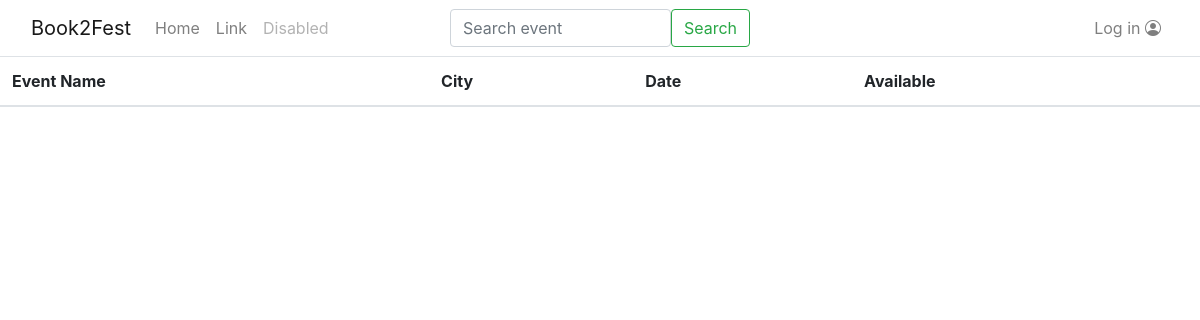
Page /book2fest/event/list on the earlier database version.
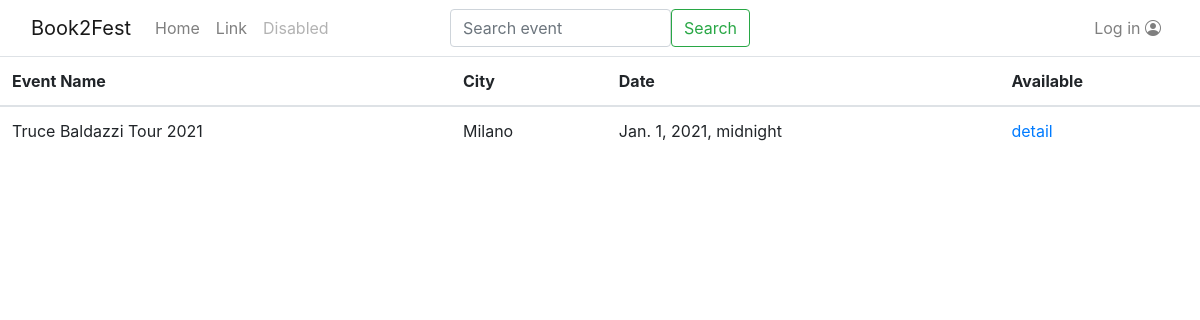
Same page on the later database version.
### book2fest/models.py (models this page shows, shortened)
class EventProfile(models.Model):
    user = models.OneToOneField(OrganizerProfile, related_name='event_user', on_delete=models.CASCADE)
    event_name = models.CharField(max_length=60)
    brief_description = models.TextField()
    description = models.TextField()
    artist_list = models.ManyToManyField(Artist)
    city = models.CharField(max_length=32)
    country = models.CharField(max_length=32)
    address = models.CharField(max_length=32)
    max_capacity = models.IntegerField()
    event_start = models.DateTimeField()
    event_end = models.DateTimeField()
    services = models.ManyToManyField(Service)      # An event has many services, a service can be offered by many events (m to n)

### book2fest/views.py (the view)
# urls.py: path('event/list', EventList.as_view(), name='event-list'),
class EventList(ListView):
    model = EventProfile
    template_name = "book2fest/event/list.html"

### book2fest/templates/book2fest/event/list.html (shortened to what this page needs)
{% extends 'base_list.html' %}
{% block thead %}
    <th>Event Name</th>
    <th>City</th>
    <th>Date</th>
    <th>Available</th>
{% endblock %}
{% block tbody %}
    {% for event in object_list  %}
        <tr>
            <td>{{ event.event_name }}</td>
            <td>{{ event.city }}</td>
            <td>{{ event.event_start }}</td>
            <td><a href="{% url 'book2fest:event-detail' event.pk %}">detail</a>
            </td>
        </tr>
    {% endfor %}
{% endblock %}

### templates/base_list.html (shortened to what this page needs)
{% extends 'base.html' %}
{% block content %}
    <h1>List: {% block content_title %}{% endblock %}</h1>
    <table class="table">
        <thead>
        <tr>
            {% block thead %}
            {% endblock %}
        </tr>
        </thead>
        <tbody>
        {% block tbody %}
        {% endblock %}
        </tbody>
    </table>
{% endblock %}

### templates/base.html (shortened to what this page needs)
{% load static %}
<!doctype html>
<html lang="en">
<head>
    <link rel="stylesheet"
          href="https://cdn.jsdelivr.net/npm/bootstrap@4.6.0/dist/css/bootstrap.min.css"
>
    <link rel="stylesheet" href="https://cdn.jsdelivr.net/npm/bootstrap-icons@1.5.0/font/bootstrap-icons.css">
    <link rel="stylesheet" href="{% static 'css/main.css' %}">
</head>
<body>
{% include 'navbar.html' %}
{% block content %}
{% endblock %}
</body>
</html>

### templates/navbar.html (shortened to what this page needs)
<!doctype html>
<header>
    <nav class="navbar navbar-expand-md navbar-light bg-white fixed-top">
        <div class="container-fluid">
            <a class="navbar-brand" href="{% url 'homepage' %}">Book2Fest</a>
            <div class="collapse navbar-collapse justify-content-between " id="navbarCollapse">
                <ul class="navbar-nav me-auto mb-2 mb-md-0 ">
                    <li class="nav-item">
                        <a class="nav-link" aria-current="page" href="{% url 'homepage' %}">Home</a>
                    </li>
                    <li class="nav-item">
                        <a class="nav-link" href="#">Link</a>
                    </li>
                    <li class="nav-item">
                        <a class="nav-link disabled" href="#" tabindex="-1" aria-disabled="true">Disabled</a>
                    </li>
                </ul>
                <form class="d-flex w-25" style="position:absolute; margin:auto; left:0; right:0;">
                    <input class="form-control me-2" type="search" placeholder="Search event" aria-label="Search">
                    <button class="btn btn-outline-success" type="submit">Search</button>
                </form>
                <ul class="navbar-nav">
                    <li class="nav-item">
                        {% if not user.is_authenticated %}
                            <a class="nav-link" href="#">Log in <i class="bi bi-person-circle"></i></a>
                        {% else %}
                            <a class="nav-link" href="#">Wellcome, {{ user.username }}</a>
                        {% endif %}
                    </li>
                </ul>
            </div>
        </div>
    </nav>
</header>

Differences in the rows shown:
added EventProfile: event_name "Truce Baldazzi Tour 2021", city "Milano", event_start "Jan. 1, 2021, midnight"
